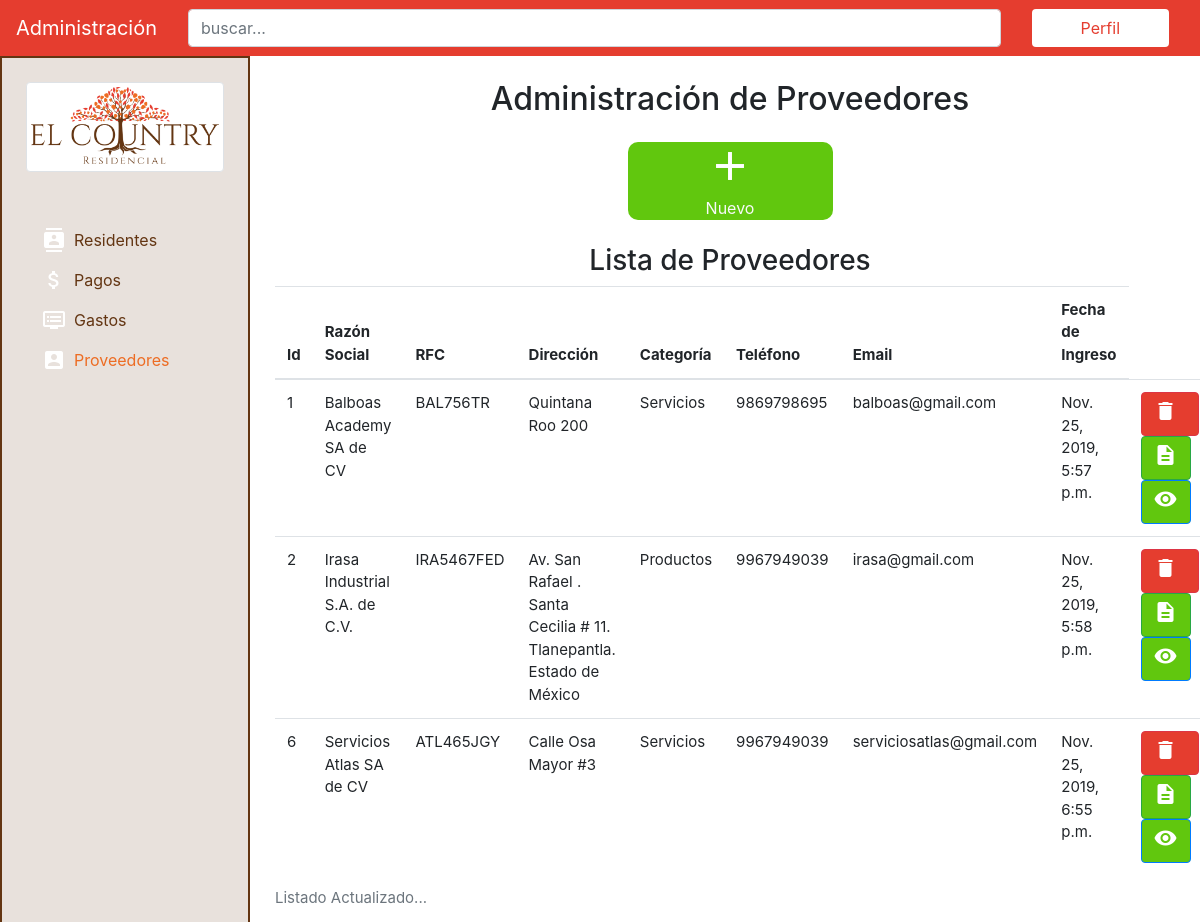
Page /providers/ on the committed database.
### providers/models.py (models this page shows, shortened)
class Providers(models.Model):
    register_id = models.AutoField(primary_key=True, verbose_name="id de registro")
    description = models.CharField(max_length=200, verbose_name="razón social")
    rfc = models.CharField(max_length=30, verbose_name="Número de RFC")
    address = models.CharField(max_length=200, verbose_name="dirección")
    category = models.CharField(max_length=50, verbose_name="Categoría")
    phone = models.CharField(max_length=50, verbose_name="número telefónico")
    email = models.EmailField(verbose_name="correo electrónico")
    registered = models.DateTimeField(auto_now_add=True, verbose_name="fecha de registro")
    class Meta:
        verbose_name = "Proveedor"
        verbose_name_plural = "Proveedores"
        ordering = ['register_id']

### providers/views.py (the view)
# urls.py: path('', views.providers_list, name='providers'),
def providers_list(request):
    providers_listed = Providers.objects.all()
    context = {
        'providers_listed' : providers_listed,
    }
    return render(request, 'providers/providers.html', context)

### providers/templates/providers/providers.html
{% extends 'core/base.html' %}{%block title%}Proveedores{% endblock %}{% block content %}
<main class="pt-4">
    <div class="container">
        <h2 class="text-center mb-4">Administración de Proveedores</h2>
        <div class="row text-center panel justify-content-center align-middle">
            <div class="col-lg-3 col-md-6 col-12">
                <div class="boton bg-success d-flex align-items-center justify-content-center">
                    <a href="{% url 'add-provider' %}" class="text-light">
                        <i class="material-icons">add</i>
                        <p class="m-0">Nuevo</p>
                    </a>
                </div>
            </div>
        </div>
        <h3 class="text-center mt-4">Lista de Proveedores</h3>
        <table class="table">
            <caption>Listado Actualizado...</caption>
            <thead>
                <tr>
                    <th scope="col">Id</th>
                    <th scope="col">Razón Social</th>
                    <th scope="col">RFC</th>
                    <th scope="col">Dirección</th>
                    <th scope="col">Categoría</th>
                    <th scope="col">Teléfono</th>
                    <th scope="col">Email</th>
                    <th scope="col">Fecha de Ingreso</th>
                </tr>
            </thead>
            <tbody>
            {% if providers_listed %} {% for provider in providers_listed %}
                <tr>
                    <td>{{ provider.register_id}}</td>
                    <td>{{ provider.description}}</td>
                    <td>{{ provider.rfc}}</td>
                    <td>{{ provider.address}}</td>
                    <td>{{ provider.category}}</td>
                    <td>{{ provider.phone}}</td>
                    <td>{{ provider.email}}</td>
                    <td>{{ provider.registered}}</td>
                    <td>
                        <a href="#" class="btn btn-danger"><i class="material-icons mr-2">delete</i></a>
                        <a href="#" class="btn btn-success"><i class="material-icons">description</i></a>
                        <a href="#" class="btn btn-primary"><i class="material-icons">visibility</i></a>
                    </td>
                </tr>
            {% endfor %}
            {% endif %}
            </tbody>
        </table>
    </div>
</main>
{% endblock %}

### core/static/core/css/styles.css (style rules this page uses)
:root { --primero: #8bc34a; --segundo: #03a9f4; --tercero: #ab47bc; --cuarto: #ffb300; --gris: #ecf0f5; --azul: #25476a; }
html { height: 100%; }
body { min-height: 100%; }
.bg-success, .btn-success { background-color: #61c70e!important; }
.btn-primary, .bg-primary { background-color: #61c70e!important; }
main { margin-left: 260px; position: relative; left: 0; min-height: 100%; }
.boton { min-height: 40px; border-radius: 10px; ; }
.boton i { font-size: 3rem; }
.table { font-size: 15px; }
.material-icons { color: white; }
.btn-danger { background-color: #e53d2f!important; }

### rows in the picture
Providers: register_id "1", description "Balboas Academy SA de CV", rfc "BAL756TR", address "Quintana Roo 200", category "Servicios", phone "9869798695", email "balboas@gmail.com", registered "Nov. 25, 2019, 5:57 p.m."
Providers: register_id "2", description "Irasa Industrial S.A. de C.V.", rfc "IRA5467FED", address "Av. San Rafael . Santa Cecilia # 11. Tlanepantla. Estado de México", category "Productos", phone "9967949039", email "irasa@gmail.com", registered "Nov. 25, 2019, 5:58 p.m."
Providers: register_id "6", description "Servicios Atlas SA de CV", rfc "ATL465JGY", address "Calle Osa Mayor #3", category "Servicios", phone "9967949039", email "serviciosatlas@gmail.com", registered "Nov. 25, 2019, 6:55 p.m."
